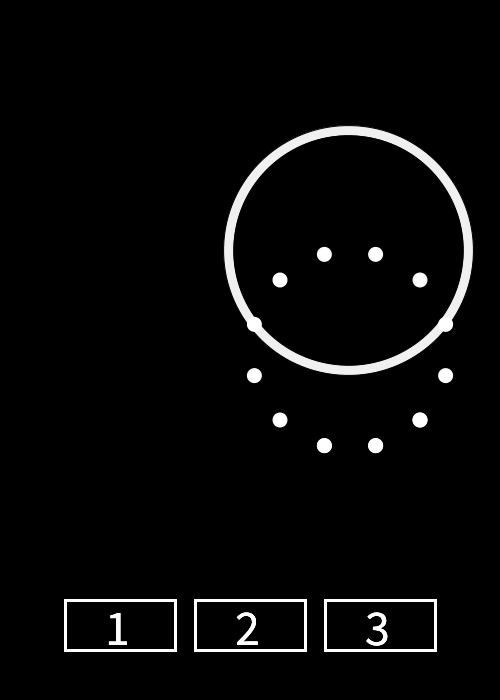
Frame 1 (no input)
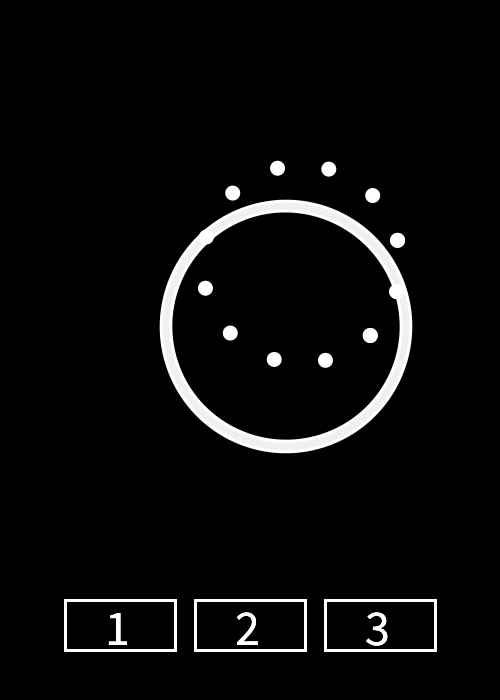
Frame 60 (the mouse pressed at the canvas centre just before this capture)
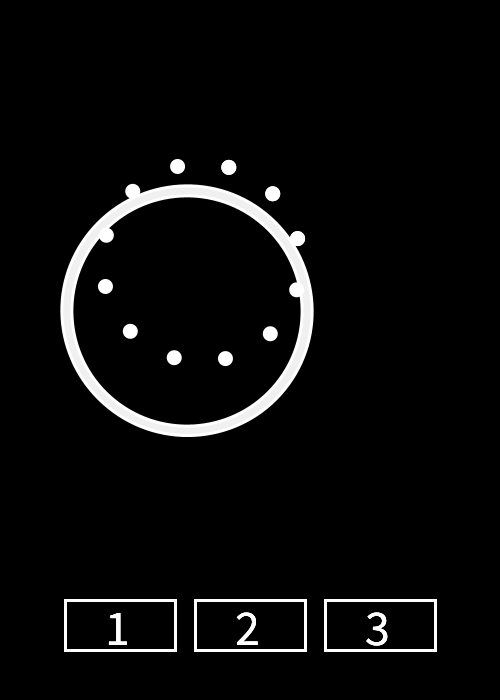
Frame 120 (the mouse held since frame 60 and released just before this capture)

The Processing sketch that drew these frames (run headless with seeded random() and noise(); from frame 60 on, the mouse is pressed at the canvas centre):

// Processing sketch: s08e1Josefa
// ── s08e1Josefa.pde
//Me falta establecer el tercer estado, cambios de colores y más interacciones 

ArrayList <Formas> nFormas = new ArrayList <Formas> ();

Formas f; //Llamo a la clase Formas


void setup() {

  size(500, 700); //Tamaño del canvas


  for (int i = 0; i<4; i++) {

    float r = 50;
    float a = map (i, 0, 3, 0, TWO_PI); //i que va de 0 a 3 segun el forloop se desplace de 0° a 360°

    float x = r * cos(a);
    float y = r * sin(a);


    f = new Formas (x, y, a); 
    nFormas.add(f);
  }
}

void draw() {

  background(0);

  //f.botones();
  //f.rotacion1();

  //funcion principal 

  f.inicio(); //se reproduce el inicio desde un inicio
  f.botones(); //se muestran los botones desde un inicio 

  if (mouseX > 65 && mouseX < 175 && mouseY > 600 && mouseY < 650) { //ai yo coloco el mouse encima del boton 1
    if (mousePressed) { //si yo apreto el mouse detro del boton 1
      translate(width/2, height/3);
      for (Formas p : nFormas) {
        p.rotar(0, frameCount*0.01);
        p.estado1();
      }
      f.botones();
    }
  }
  
  if (mouseX > 195 && mouseX < 305 && mouseY > 600 && mouseY < 650) {
    if (mousePressed) {
      f.estado2();
      f.botones();
    }
  }
}
// ── Formas.pde
class Formas {

  float r; 
  float r2 = 0; 
  float tam = 25;

  float posX = 100;
  float posY = 0;
  float a;
  Formas(float posX, float posY, float a) {
    this.posX = posX;
    this.posY = posY;
    this.r = 10; //este valor define la distancia entre los circulos del estado 1 
    this.a = a;
  } 

  void inicio() {

    background(0);

    //anillo numero uno 
    pushMatrix();
    translate(width/2, height/3); //traslafdamos el anillo al cen.ro del ancho y un tercio de altura 
    rotate(radians(r)); 
    fill(240);
    ellipse(100, 0, 250, 250); //dibujamos la ellipse blanca 
    fill(0);
    ellipse(100, 0, 230, 230); //dibujamos una segunda ellipse con el color de fondo para que la primera paresca un anillo 
    r++; //ratamos en positivo para que gire con las manecillas del reloj
    popMatrix();

    //anillo numero 2 con muchos circulitos
    pushMatrix();
    translate(250, 350);
    rotate(radians(r2));
    //generamos los puntos 
    for (int i=0; i<15; i++) { //generamos un forloop para decir que 15 pelotitas compondran el anillo1
      pushMatrix();
      translate(100, 0); //traslado la rotación en el eje x para que rote en un entorno 
      rotate(radians(30*i)); //rotamos 30 grados en cada vuelta
      fill(255); 
      noStroke(); //no se genera lineas 
      ellipse(70, 70, 15, 15); //ponemos el rect en x=100
      popMatrix();
    }
    r2--; //rotamos en negativo para que gire contra las manecillas del reloj 
    popMatrix();
  }


  void botones() {
    for (int i = 0; i < 3; i++) { 
      textSize(50); //tamaño del texto
      stroke(255);
      strokeWeight(3);
      noFill();
      rect(65 + 130 * i, 600, 110, 50);// dibujamos los rectangulo i multiplica 130 (tam del rect + pequeños margenes) + 65 del primer margen
      fill(255);
      text("1", 105, 645);
      text("2", 235, 645);
      text("3", 365, 645);
    }
  }
  

  void estado1() {

    //background(12, 3, 67); //color celeste de fondo
    strokeWeight(5); //grosor de linea 5px

    for (int i = 0; i < 4; i++) { //for para hacer 3 anillos por figura

      noFill();

      //funcion que pintan los anillos
      if (i == 1 ) {
        stroke(132, 105, 193); //color morado claro
      } else if (i == 2) {
        stroke(95, 73, 184); //color morado
      } else {
        stroke(49, 36, 164); //color azul oscuro
      }
      ellipse(posX, posY, tam*i, tam*i); 

      //funciones para crear la dilatcion de la figura
    }

    tam ++; 
    if (tam > 50) {
      tam *= -1;
    }
  }


  void estado2() {

    float posX1 = 50;

    background(13, 3, 67);
    noStroke();

    for (int i = 1; i < 7; i++) { //for loop para generar 5 filas 
      for (int j = 1; j < 6; j++) {

        fill(95, 73, 184); 
        rect(posX1, j*80, 400, 20); //rect de primera fila

        fill(132, 105, 193); 
        rect(80*i-30, 80, 20, 380); //rect de primera columna
      }
    }

    for (int i = 1; i < 7; i++) { //for loop para generar 5 filas 
      for (int j = 1; j < 6; j++) {

        fill(132, 105, 193);
        rect(80*i+10, 80, 20, 380); //rect de segunda columna

        fill(95, 73, 184); 
        rect(50, j*80+40, 400, 20); //rect de segunda fila
      }
    }

    fill(13, 3, 67);
    rect(0, 480, 700, 80);
  }
  

  void rotar(float ap, float f) { //función para rotar los 3 anillos 
    a += ap; //se suma para ver las 3 ellipses
    float h = map (sin(f), -1, 1, -100, 100);

    posX =(r + h) * cos(a);
    posY = (r + h) * sin(a);
  }
}
